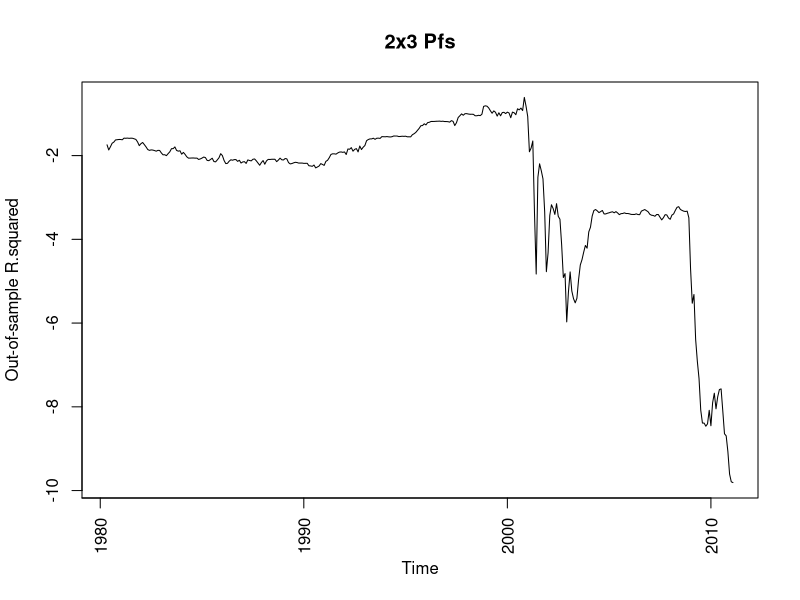

This chart was generated by the following R code:
#Copyright Jesper Dam
#Supported by Pruitt, Kelly's Market Return paper

#Section one, Investigate US returns on American Factors
#Load Y's Market return 1975-2015
library(sandwich)
library(lmtest)
library(xtable)

setwd("C:/Users/jesper/OneDrive/Master Thesis/Data testing/rstuff/2x3")
Factmont<- read.table("F-F_Research_Data_Factors.txt",
                      skip=586,
                      nrows=492,
                      na.strings=c(-99.99,99.99),
                      header=FALSE)

#Construct market returns Exceed-Rf, divide by 100 and use logreturns: log(1+ret)
Mktrt <- log((Factmont[,2]-Factmont[,5])*0.01+1)

y <- Mktrt

#Load X's 10x10 size/BM 1975-2015
Firms <- read.table("6_Portfolios_2x3.txt",
                    skip=2947,
                    nrows=498,
                    na.strings=c(-99.99,99.99,0),
                    header=FALSE)

Avgme<- read.table("6_Portfolios_2x3.txt",
                      skip=4028,
                      nrows = 498,
                      na.strings=c(-99.99,99.99,0),
                      header=FALSE)

Sumbe <- read.table("6_Portfolios_2x3.txt",
                skip= 4772,
                nrows = 41,
                na.strings=c(-99.99,99.99,0),
                header=FALSE)
Sumbe[Sumbe==0] <-NA
Sumbe <- Sumbe[,2:ncol(Sumbe)]

Summe <-  cbind(Firms[,2:ncol(Firms)]*Avgme[,2:ncol(Avgme)])
Summe[Summe==0] <-NA


#Construct monthly panel of log(Be/ME)
bm <- matrix(1,nrow=((nrow(Sumbe))*12),ncol=ncol(Summe))

for(i in 1:(nrow(Sumbe)-1))
{
  for (j in 1:12)
  {
  bm[(i*12-12+j),] <- as.numeric(Sumbe[i,1:ncol(Sumbe)])/as.numeric(Summe[(i*12-12+j),])
  }
}
bm<- bm[1:length(y),]
x <- log(bm)


#Remove obs with too many NA's
x <- x[ , colSums(is.na(x))/nrow(x) < 0.2]

#standardize x
xstd <- matrix(0,nrow=nrow(x),ncol=ncol(x))
for (i in 1:ncol(x))
{
  xstd[,i] <- x[,i]/sd(x[,i],na.rm=T)
}


#first stage
phi1 <- 0

for (i in 1:ncol(xstd))
{
  model <- summary(lm(xstd[1:(length(y)-1),i]~y[2:length(y)]))
  phi1[i] <- model$coefficients[2,1]
}

#second stage
f1<-0

for (i in 1:length(y))
{
  model <- summary(lm(as.numeric(xstd[i,])~phi1))
  f1[i] <- model$coefficients[2,1]
}

#final stage 1m
fit3 <- lm(y[2:length(y)]~f1[1:(length(y)-1)])
beta <- coef(fit3)[2]
res <- c(NA,resid(fit3))

#t-KP

#t-KP
#KP
tkp <- 0
tmp <- 0
tct<-0
fct<- NULL
for (j in 1:length(y))
{
  tmp1 <- res[j]^2*t(f1[j]-mean(f1))%*%(f1[j]-mean(f1))
  if (is.na(tmp1)) {
    tmp=tmp+0 
    tct=tct+0
    fct=fct
  }
  else {
    tmp=tmp+tmp1
    tct=tct+1
    fct= c(fct,f1[j])}
} 
tmp=tmp/tct
avarbeta = ( tmp/(solve(tct)%*%t(fct)%*%(diag(tct)-(1/tct)*rep(1,tct))%*%fct)) / 
  (solve(tct)%*%t(fct)%*%(diag(tct)-(1/tct)*rep(1,tct))%*%fct)
tstatkp <- beta/sqrt(diag(avarbeta)/tct)
pkp <- pt(-abs(tstatkp),summary(fit3)$df[2])*2


#newey west
fit4 <- lm(y[2:(length(y)-11)]~f1[1:(length(y)-12)])
nyw <- coeftest(fit4, vcov.=NeweyWest(fit4, prewhite=F,lag=11))
nywtstat <- nyw[2:dim(nyw)[1],3]
pnyw <- pt(-abs(nywtstat),summary(fit3)$df[2])*2

results <- cbind(100*summary(fit3)$r.squared,pkp,pnyw)
xtable(results,digits=3)

#Recursive OOS
prf <- rep(NA,length(y))
prfm <- rep(NA,length(y))

for (i in 60:(length(y)-1)) {
  tempr <- rep(NA,length(y))
  xoos <- matrix(NA,nrow=nrow(x),ncol=ncol(x))
  for (j in 1:ncol(xoos))
  {
    xoos[1:i,j] = x[1:i,j]
  }
  tempr[1:i] <- y[1:i]
  xoos <- xoos[ ,colSums(!is.na(xoos))>0.8*i]
  
  #stdize
  xoos_sd <- apply(xoos, 2, function(col) sd(col, na.rm=TRUE))
  xoos <- t(apply(xoos, 1, function(row) row/xoos_sd))
  
  if (sum(!is.na(tempr))>60+1) {
    
    phi1 <- rep(NA,ncol(xoos))
    for (j in 1:ncol(xoos))
    {
      phi1[j] <- coef(lm(xoos[1:i,j]~tempr[2:(i+1)]))[2]
    }
    
    #Cholesky decomp, for normalization?
    phi1<-phi1/chol(cov(phi1,phi1)*((length(phi1)-1)/(length(phi1))))
    
    #second stage
    f1<- rep(NA,nrow(xoos))
    
    for (j in 1:nrow(xoos))
    {
      if (sum(!is.na(xoos[j,]))>5)
      {
        f1[j] <- coef(lm(as.numeric(xoos[j,])~phi1))[2]
      }
    }
    
    #final stage 1m
    coefs <- coef(lm(tempr[2:(nrow(xoos))]~f1[1:(nrow(xoos)-1)]))
    
    #prediktor
    prf[i+1] <- coefs[1]+coefs[2]*f1[i]
    prfm[i+1] <- mean(tempr,na.rm=T)
    print(i)
  }
}

#OOSR2
frame <- na.omit(cbind(y,prf,prfm,Factmont[1:length(y),1]))
oosr2<- rep(NA,(nrow(frame)-60))
encnew <- rep(NA,(nrow(frame)-60))
for (i in 1:(nrow(frame)-60))
{
  oosr2[i] = 1- sum( (frame[i:nrow(frame),1]-frame[i:nrow(frame),2])^2)/
    sum( ( frame[i:nrow(frame),1]-frame[i:nrow(frame),3])^2)
  fe1 <- frame[i:nrow(frame),1]-frame[i:nrow(frame),3]
  fe2 <- frame[i:nrow(frame),1]-frame[i:nrow(frame),2]
  encnew[i] <- sum(!is.na(fe1+fe2))*(sum(fe1^2-fe1*fe2))/sum(fe2^2)
}
oosr2<-oosr2*100
fin <- frame[length(oosr2),4]
fin<-as.numeric(paste(format(fin/1000000,digits=4)))*10000+
  ((as.numeric(paste(format(fin/1000000,digits=6)))*10000-
      as.numeric(paste(format(fin/1000000,digits=4)))*10000)*100+1)/12
plot(y=oosr2,x=seq(fin-(length(oosr2)*1/12)+1/12,to=fin,by=1/12),type="l",
     ylab="Out-of-sample R.squared", xlab="Time",main="2x3 Pfs",xaxt="n")
abline(0,0)
axis(1,xaxp=c(1940,2010,7),las=2)
pencnew <- pt(-abs(encnew),(length(oosr2)-1))*2
write.table(cbind(frame,c(oosr2,rep(NA,60)),c(pencnew,rep(NA,60))),"frame2x3IS_1m_40y.txt",
            row.names=F,col.names=c("Ret","Predict","HistMean","Year","OOSR2","pENCNEW"))
